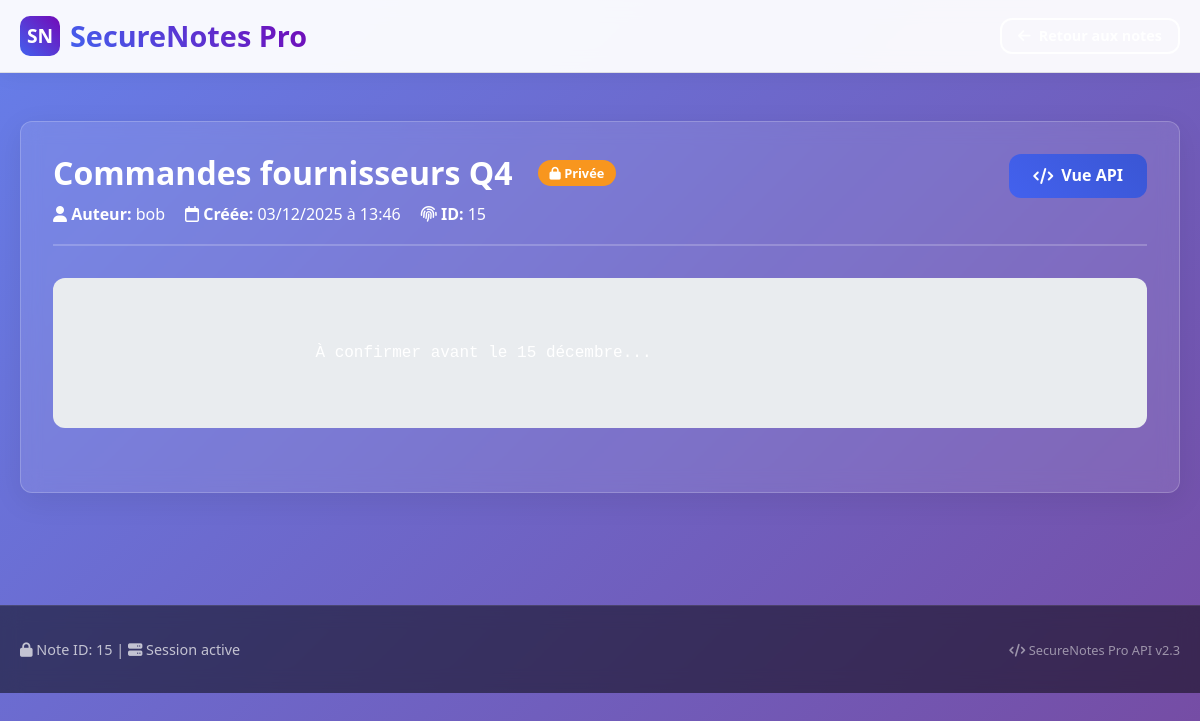
Before: /note/15 (signed in) with the older database file.
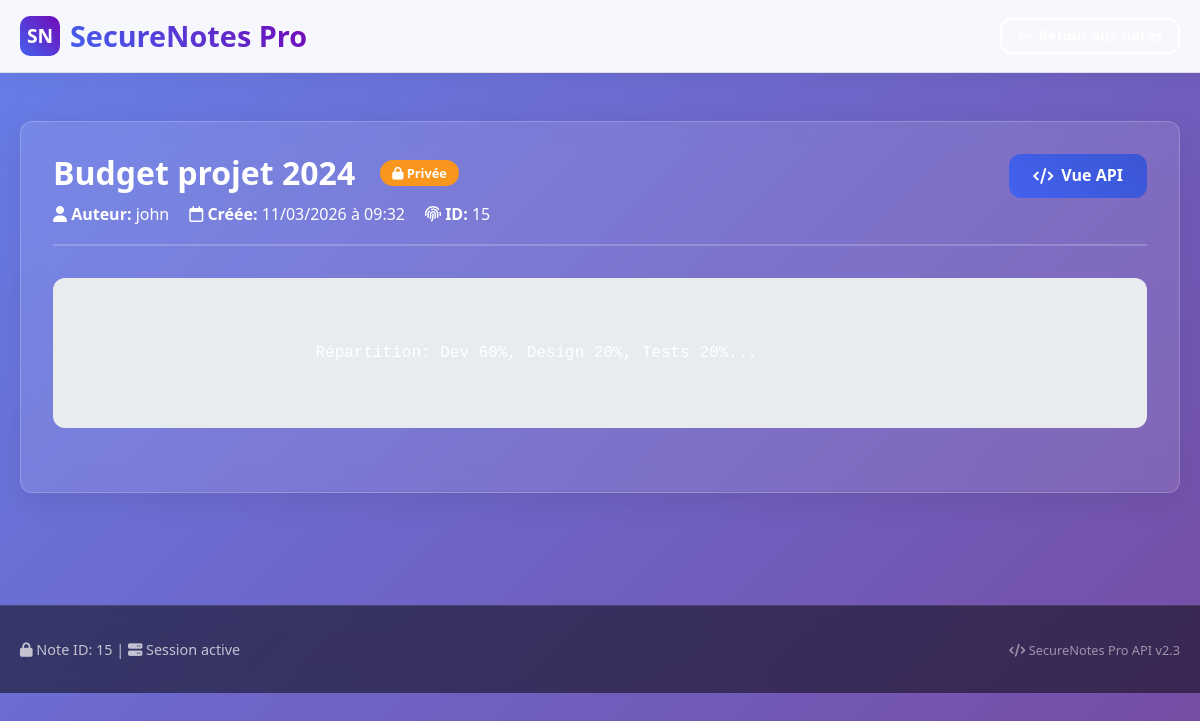
After: the same page with the newer database file.
### app.py (models this page shows)
class Note(db.Model):
    id = db.Column(db.Integer, primary_key=True)
    title = db.Column(db.String(100), nullable=False)
    content = db.Column(db.Text, nullable=False)
    created_at = db.Column(db.DateTime, default=datetime.utcnow)
    user_id = db.Column(db.Integer, db.ForeignKey('user.id'), nullable=False)
    is_private = db.Column(db.Boolean, default=True)

class User(db.Model):
    id = db.Column(db.Integer, primary_key=True)
    username = db.Column(db.String(80), unique=True, nullable=False)
    password_hash = db.Column(db.String(200), nullable=False)
    is_admin = db.Column(db.Boolean, default=False)
    notes = db.relationship('Note', backref='author', lazy=True)

### app.py (the view)
@app.route('/note/<int:note_id>')
def view_note(note_id):
    if 'user_id' not in session:
        return redirect(url_for('login'))
    note = Note.query.get(note_id)
    if not note:
        return render_template('note.html', error="Note introuvable")
    safe_content = sanitize_content(note.content, session['user_id'], note.user_id)
    return render_template('note.html',
                         note={
                             'id': note.id,
                             'title': note.title,
                             'content': safe_content,
                             'created_at': note.created_at,
                             'is_private': note.is_private,
                             'author': note.author
                         })

### app.py (called while the page is built)
def sanitize_content(content, user_id, note_author_id):
    if FLAG in content:
        replacement = '[INFORMATION SENSIBLE - ACCÈS RESTREINT]'
        if note_author_id == 1:  # Si c'est une note admin
            replacement = '[CONTENU CONFIDENTIEL ADMIN - VISIBLE UNIQUEMENT VIA API AUTORISÉE]'
        content = content.replace(FLAG, replacement)
    fake_flags = [
        'FAKE{f4ke_fl4g_123}',
        'FAKE{0ld_p@ssw0rd}',
        'FAKE{exp1red_t0ken_456}'
    ]
    for fake_flag in fake_flags:
        if fake_flag in content:
            content = content.replace(fake_flag, '[ANCIENNE INFORMATION MASQUÉE]')
    return content

### templates/note.html (shortened to what this page needs)
<!DOCTYPE html>
<html lang="fr">
<head>
    <link rel="stylesheet" href="{{ url_for('static', filename='static.css') }}">
    <link rel="stylesheet" href="https://cdnjs.cloudflare.com/ajax/libs/font-awesome/6.4.0/css/all.min.css">
</head>
<body>
    <nav class="navbar">
        <div class="container">
            <div class="nav-brand">
                <a href="/notes" style="display: flex; align-items: center; gap: 10px; text-decoration: none;">
                    <div class="logo">SN</div>
                    <h1 style="margin: 0;">SecureNotes Pro</h1>
                </a>
            </div>
            <div class="nav-user">
                <a href="/notes" class="btn btn-outline btn-sm">
                    <i class="fas fa-arrow-left"></i> Retour aux notes
                </a>
            </div>
        </div>
    </nav>
    <main style="padding: 3rem 0;">
        <div class="container">
            {% if error %}
            <div class="alert alert-danger">
                <i class="fas fa-exclamation-triangle"></i> {{ error }}
            </div>
            {% else %}
            <div class="card fade-in">
                <div class="card-header">
                    <div style="flex: 1;">
                        <div style="display: flex; align-items: center; gap: 15px; margin-bottom: 10px;">
                            <h2 style="margin: 0;">{{ note.title }}</h2>
                            <div>
                                <span class="note-badge {% if note.is_private %}badge-private{% else %}badge-public{% endif %}">
                                    {% if note.is_private %}
                                    <i class="fas fa-lock"></i> Privée
                                    {% else %}
                                    <i class="fas fa-globe"></i> Publique
                                    {% endif %}
                                </span>
                            </div>
                        </div>
                        <div style="display: flex; align-items: center; gap: 20px; color: var(--gray);">
                            <div>
                                <i class="fas fa-user"></i>
                                <strong>Auteur:</strong> {{ note.author.username }}
                            </div>
                            <div>
                                <i class="far fa-calendar"></i>
                                <strong>Créée:</strong> {{ note.created_at.strftime('%d/%m/%Y à %H:%M') }}
                            </div>
                            <div>
                                <i class="fas fa-fingerprint"></i>
                                <strong>ID:</strong> {{ note.id }}
                            </div>
                        </div>
                    </div>
                    <div>
                        <a href="/api/note/{{ note.id }}" target="_blank" class="btn btn-primary">
                            <i class="fas fa-code"></i> Vue API
                        </a>
                    </div>
                </div>
                <div style="padding: 2rem; background: var(--light-gray); border-radius: var(--border-radius); margin: 2rem 0;">
                    <div style="white-space: pre-wrap; font-family: 'Monaco', 'Courier New', monospace; line-height: 1.8;">
                        {{ note.content }}
                    </div>
                </div>
            </div>
            {% endif %}
        </div>
    </main>
    <footer class="footer">
        <div class="container">
            <div class="footer-content">
                <div>
                    <p style="color: rgba(255, 255, 255, 0.7); font-size: 0.9rem;">
                        <i class="fas fa-lock"></i> Note ID: {{ note.id if note else 'N/A' }} |
                        <i class="fas fa-server"></i> Session active
                    </p>
                </div>
                <div style="color: rgba(255, 255, 255, 0.5); font-size: 0.8rem;">
                    <i class="fas fa-code"></i> SecureNotes Pro API v2.3
                </div>
            </div>
        </div>
    </footer>
</body>
</html>

Changed rows visible on the page:
removed User: author.username "bob"
changed Note: title "Commandes fournisseurs Q4" → "Budget projet 2024"; created_at "03/12/2025 à 13:46" → "11/03/2026 à 09:32"; content "À confirmer avant le 15 décembre..." → "Répartition: Dev 60%, Design 20%, Tests 20%..."
now on this page (row edited): User: author.username "john"
